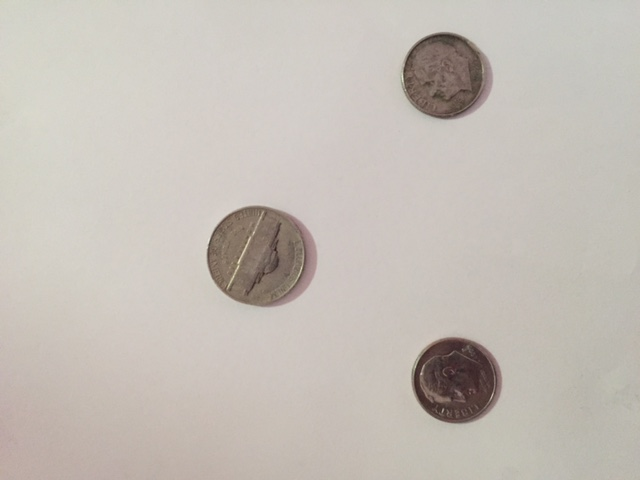
#> input picture Assignment_1/images/coins/nickel_dime.JPG, 640 x 480 px, found by its file name
$ python prob_4_coin_seg.py   (older library calls are emulated)
#> lines starting #> are read from the running program, lines starting #| are printed output that depends on the picture; after the words box and inside, x2 and y2 are one past the last pixel; in counts of white or black regions, pixels touching at a corner belong together
# Gurpreet Singh
# Digital Libraries
# Assignment 1, problem 3

import cv2
import numpy as np
import matplotlib as mpl
from matplotlib import pyplot as plt
import matplotlib.gridspec as gridspec
from skimage.filters import threshold_adaptive
from skimage import data

def coin_recognize(image, itera, coin_area, gs, where):
#> called with image = 'images/coins/nickel_dime.jpg', itera = 9
	coin = cv2.imread(image, 0)
#> coin: shape (480, 640); min 33, max 228, mean 191

	# apply blur to remove any noise
	coin_without_noise = cv2.blur(coin,(10, 10))

	# apply threshold to seperate the background and the foreground
	coin_thresh_without_noise = cv2.adaptiveThreshold(coin_without_noise, 255, cv2.ADAPTIVE_THRESH_GAUSSIAN_C, cv2.THRESH_BINARY, 9, 1)
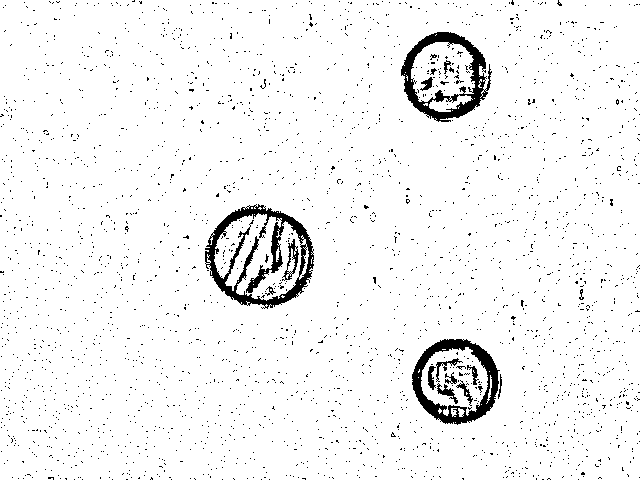
#> coin_thresh_without_noise: shape (480, 640); 95.5% white; 2600 black regions (2583 under 20 px), largest, box (x1, y1, x2, y2) and area: (205, 204, 314, 309) 3464, (401, 32, 492, 122) 2508, (412, 339, 500, 425) 2323

	# apply closing of image dilation and then erosion
	# this makes the area around the coins to become filled.
	block_of_1s = np.ones((2, 2), np.uint8)
	closing = cv2.morphologyEx(coin_thresh_without_noise, cv2.MORPH_CLOSE, block_of_1s, iterations=itera)
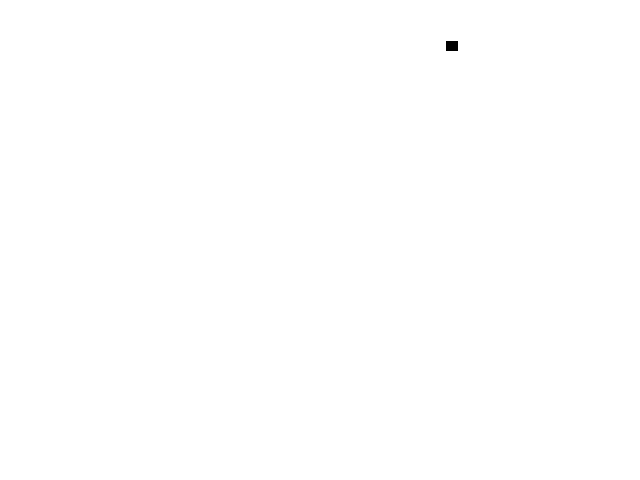
#> closing: shape (480, 640); 100% white; 1 black region

	# make a copy of the image after closing
	closing_cpy = closing.copy()

	# find all the contours in the closing image
	contours, hierarchy = cv2.findContours(closing_cpy,cv2.RETR_TREE,cv2.CHAIN_APPROX_SIMPLE)
#> contours = 2 contours; box (x1, y1, x2, y2) and area: (0, 0, 640, 480) 306081, (445, 40, 459, 52) 141

	font = cv2.FONT_HERSHEY_SIMPLEX

	# for every contours, if the area of the matches the area of coin
	# then draw an ellipse around the area.
	for cont in contours:
		area = cv2.contourArea(cont)
		if ((area > coin_area[0][0] and area < coin_area[0][1]) and (len(cont) > 3)):
			ellipse = cv2.fitEllipse(cont)
			cv2.ellipse(coin, ellipse, (1,0,0), 2)
			cv2.putText(coin, coin_area[0][2], (int(ellipse[0][0]), int(ellipse[0][1])), font, 1, (255,255,255), 2)

		elif ((area > coin_area[1][0] and area < coin_area[1][1]) and (len(cont) > 3)):
			ellipse = cv2.fitEllipse(cont)
			cv2.ellipse(coin, ellipse, (1,0,0), 2)
			cv2.putText(coin, coin_area[1][2], (int(ellipse[0][0]), int(ellipse[0][1])), font, 1,(255,255,255), 2)
#> this loop made 2 passes
#> (cont, area) on pass 1: ([[0, 0], [0, 479], [639, 479], [639, 0]], 306081)
#> area on pass 2: 141

	plt.subplot(where[0])
	plt.imshow(coin, 'gray')
	plt.axis('off')
	plt.title('Coin')

	plt.subplot(where[1])
	plt.imshow(coin_without_noise, 'gray')
	plt.axis('off')
	plt.title('Coin without noise (blur, averaging)')

	plt.subplot(where[2])
	plt.imshow(coin_without_noise >= coin_thresh_without_noise, 'gray')
	plt.axis('off')
	plt.title('Coin adaptive threshold applied')

	plt.subplot(where[3])
	plt.imshow(closing, 'gray')
	plt.axis('off')
	plt.title('Coin after closing (9 iterations)')

def main():
	plt.figure(figsize=(16, 10), facecolor='w')
	gs = gridspec.GridSpec(3, 4)

	# coin_recognize(img, closing_iteration, list with area of each coin in image, gs, list with placement in the figure)
	coin_recognize('images/coins/nickel_dime.jpg', 9, [(5000, 9000, 'Dime'),
					(9000, 13000, 'Nickel')], gs, [gs[0, 0], gs[0, 1], gs[0, 2], gs[0, 3]])

	coin_recognize('images/coins/nickel_quarter.jpg', 9, [(5000, 10000, 'Nickel'),
					(9000, 13000, 'Quarter')], gs, [gs[1, 0], gs[1, 1], gs[1, 2], gs[1, 3]])
#> call 2 of coin_recognize, with image = 'images/coins/nickel_quarter.jpg', itera = 9
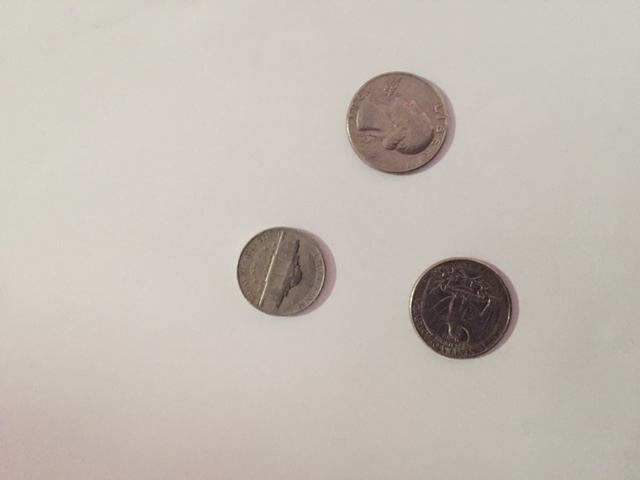
#> input picture Assignment_1/images/coins/nickel_quarter.JPG, 640 x 480 px, found by its file name
#> in coin_recognize (call 2), `coin_thresh_without_noise = cv2.adaptiveThreshold(coin_without_noise, ..`:
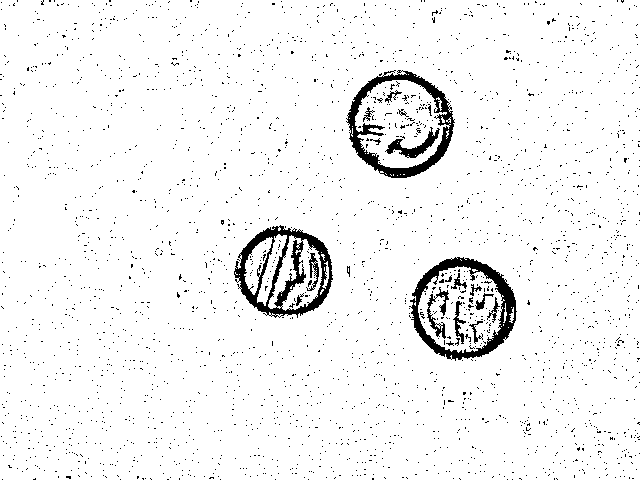
#> coin_thresh_without_noise: shape (480, 640); 95.2% white; 2565 black regions (2545 under 20 px), largest, box (x1, y1, x2, y2) and area: (234, 225, 333, 318) 3032, (346, 70, 455, 178) 2690, (409, 257, 517, 361) 2667
#> in coin_recognize (call 2), `closing = cv2.morphologyEx(coin_thresh_without_noise, cv2.MORPH_CLOSE,..`: closing: shape (480, 640); every value is 255
#> in coin_recognize (call 2), `contours, hierarchy = cv2.findContours(closing_cpy,cv2.RETR_TREE,cv2.C..`: contours = [[[0, 0], [0, 479], [639, 479], [639, 0]]]
#> in coin_recognize (call 2), `font = cv2.FONT_HERSHEY_SIMPLEX`: font = 0
#> the loop in coin_recognize (call 2), `for cont in contours:` made 1 pass

	coin_recognize('images/coins/quarter_dime.jpg', 9, [(7000, 8000, 'dime'),
					(9000, 13000, 'Quarter')], gs, [gs[2, 0], gs[2, 1], gs[2, 2], gs[2, 3]])
#> call 3 of coin_recognize, with image = 'images/coins/quarter_dime.jpg', itera = 9
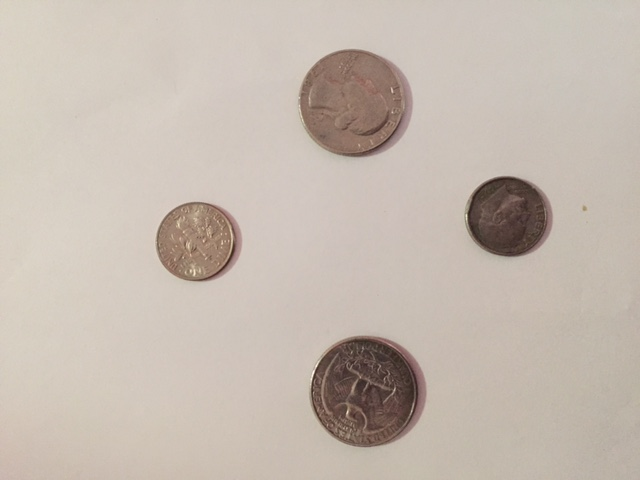
#> input picture Assignment_1/images/coins/quarter_dime.JPG, 640 x 480 px, found by its file name
#> in coin_recognize (call 3), `coin_thresh_without_noise = cv2.adaptiveThreshold(coin_without_noise, ..`: coin_thresh_without_noise: shape (480, 640); 94.3% white; 2620 black regions (2581 under 20 px), largest, box (x1, y1, x2, y2) and area: (310, 337, 423, 448) 2965, (298, 48, 411, 160) 2782, (466, 175, 549, 259) 2286
#> in coin_recognize (call 3), `closing = cv2.morphologyEx(coin_thresh_without_noise, cv2.MORPH_CLOSE,..`:
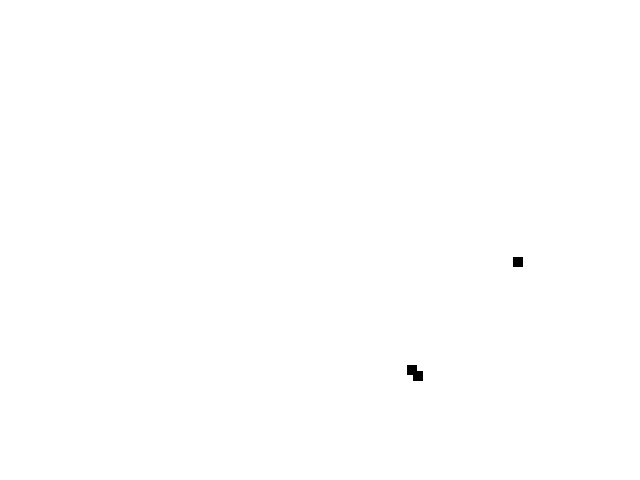
#> closing: shape (480, 640); 99.9% white; 2 black regions
#> in coin_recognize (call 3), `contours, hierarchy = cv2.findContours(closing_cpy,cv2.RETR_TREE,cv2.C..`: contours = 3 contours; box (x1, y1, x2, y2) and area: (0, 0, 640, 480) 306081, (406, 364, 424, 382) 214, (512, 256, 524, 268) 119
#> the loop in coin_recognize (call 3), `for cont in contours:` made 3 passes
#> area on passes 2 to 3: 214, 119

	plt.show()
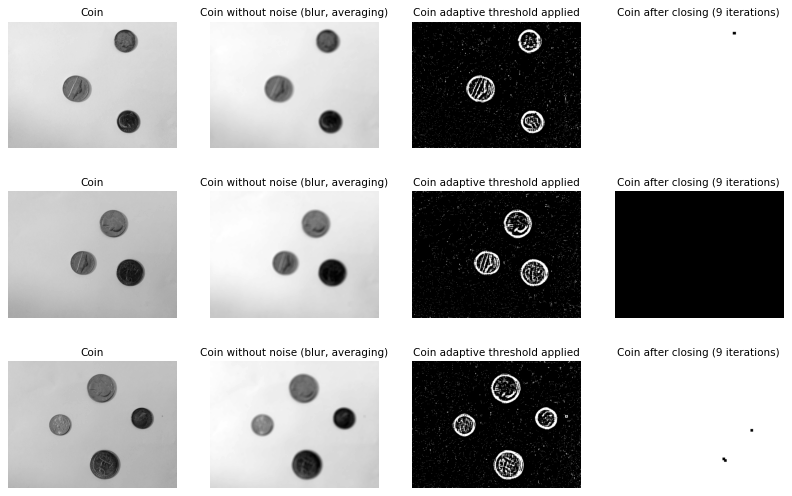
#> figure drawn by matplotlib, 12 panels


if __name__ == '__main__':
	main()
